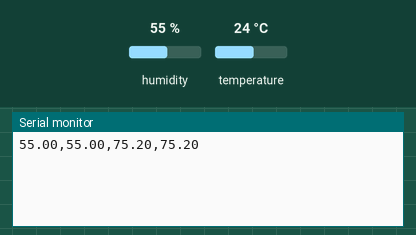
Simulated run of this sketch. Board: Arduino Uno, built with avr-gcc and run on an emulated ATmega328P. On the bench: the last lines printed to the serial monitor. The inputs (shaded band) are chosen by the test bench; at power-on: humidity 55 %, temperature 24 °C.

Above: at 2.8 s.
2.9 s: humidity set to 22 %
At 5.3 s:
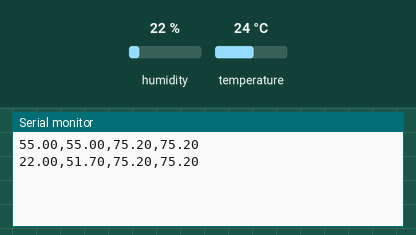
5.6 s: temperature set to 12 °C
At 6.5 s:
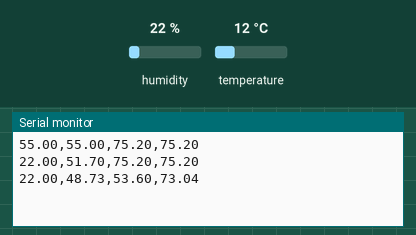
8.3 s: humidity set to 40 %
At 11.4 s:
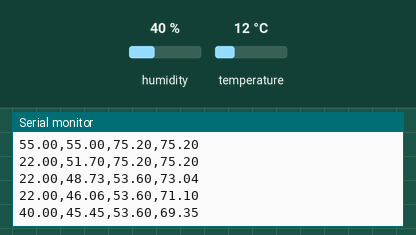
Timing chart, 0 to 12.9 s (numbered marks = the images above; inputs shaded):
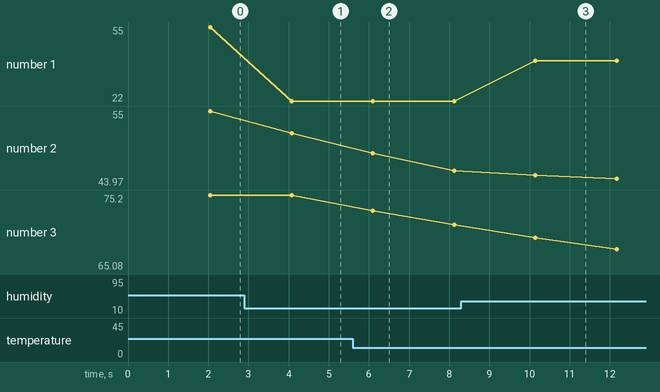

Measured:
- after the input at 2.9 s, the serial monitor: prints a new line after 1.2 s (image 1)
- after the input at 5.6 s, the serial monitor: prints a new line after 0.50 s (image 2)
- after the input at 8.3 s, the serial monitor: prints a new line after 1.8 s (image 3)
- plotted number 1: 55 → 22 after the input at 2.9 s, 22 → 40 after the input at 8.3 s
- plotted number 2: 55 → 51.7 after the input at 2.9 s, 46.06 → 43.97 after the input at 8.3 s
- plotted number 3: 75.2 → 71.1 after the input at 5.6 s

The sketch:

sensor_humidity.ino
```cpp
#include "DHT.h"
//#include Bonezegei_DHT11.h"
#define DHT_PIN 5 // Digital pin
#define DHT_TYPE DHT11   // DHT 11

// Initialize DHT sensor.
DHT dht(DHT_PIN, DHT_TYPE);
float temperature_smoothed;
float humidity_smoothed;
float alpha = 0.9;

void setup(void) {
  Serial.begin(9600);
  dht.begin();  //begin the dht sensor
  // initialize the alpha filter at startup
  temperature_smoothed = dht.readTemperature(true);
  humidity_smoothed = dht.readHumidity();
}

void loop() {
  // Reading temperature or humidity takes about 250 milliseconds!
  // Sensor readings may also be up to 2 seconds 'old' (its a very slow sensor)
  delay(2000); // Wait a few seconds between measurements.

  // alpha filter the humidity
  float h = dht.readHumidity();
  humidity_smoothed = alpha*humidity_smoothed + (1-alpha)*h;

  // alpha filter the temperature
  // Read temperature as Fahrenheit (isFahrenheit = true)
  float t = dht.readTemperature(true);
  temperature_smoothed = alpha*temperature_smoothed + (1-alpha)*t;

  Serial.print(h);
  Serial.print(",");
  Serial.print(humidity_smoothed);
  Serial.print(",");
  Serial.print(t);
  Serial.print(",");
  Serial.print(temperature_smoothed);
  Serial.println("");
}
```
